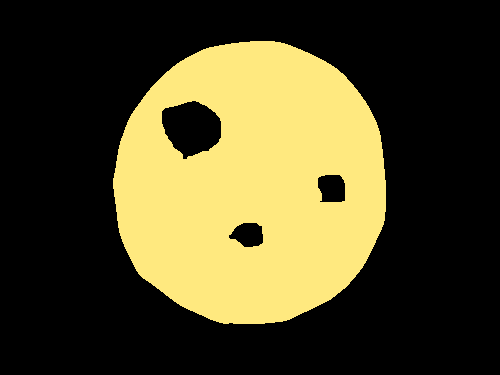
#> input picture resources/paint_test_3/template.png, 500 x 375 px, found by its file name
$ python pointPolygonTest.py   (older library calls are emulated)
#> lines starting #> are read from the running program, lines starting #| are printed output that depends on the picture; after the words box and inside, x2 and y2 are one past the last pixel; in counts of white or black regions, pixels touching at a corner belong together
### imgUtils/ImgLoader.py
import configparser
import cv2
from glob import glob
import configparser
from os.path import join


def __getImgPath__(configFile, parName):
    #  -- read parameters from config --
#> called with configFile = 'config.ini', parName = 'projectdir'
    config = configparser.ConfigParser()
    config.read(configFile)
    try:
        def configSectionMap(section):
            dict1 = {}
            options = config.options(section)
            for option in options:
                try:
                    dict1[option] = config.get(section, option)
                    if dict1[option] == -1:
                        print("skip: %s" % option)
                except:
                    print("exception on %s!" % option)
                    dict1[option] = None
            return dict1

        if (configSectionMap("default")[parName]) :
            return configSectionMap("default")[parName]
        else:
            return input('Input image dir path: ')

    # -- read parameters from input --
    except KeyError:
        return input('Input image dir path: ')
    except configparser.NoSectionError:
        return input('Input image dir path: ')
#> the answer given: resources/paint_test_3/template.png


# [43 lines left out: functions getImages, getNamedImages, not called in this run]

def getParamFromConfig(parName):
    imageDirPath = __getImgPath__('config.ini', parName)
    return imageDirPath

### pointPolygonTest.py
import cv2
import imgUtils.ImgLoader as iml
import numpy as np
import matplotlib.pyplot as plt
from segmentationQuality.yasnoff import Yasnoff
from segmentationQuality.yasnoff_moments import YasnoffMoments


project_dir = iml.getParamFromConfig('projectdir')

img_path = project_dir + '/resources/paint_test_3/template.png'
img = cv2.imread(img_path, 3)
#> img is the input picture: shape (375, 500, 3); mean B, G, R 39.2, 71.9, 78.7

height = img.shape[0]
#> height = 375
width = img.shape[1]
#> width = 500


gray = cv2.cvtColor(img, cv2.COLOR_BGR2GRAY)
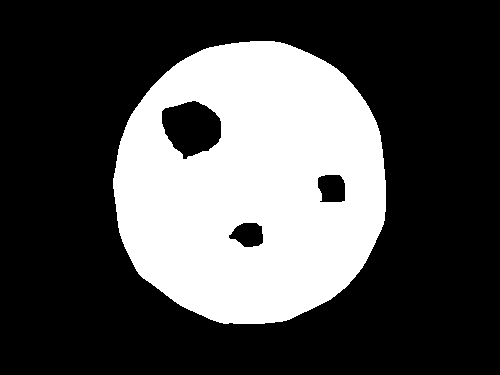
#> gray: shape (375, 500); values 0 (black) and 227 (white), 30.9% white; 1 white region
_, contours, _ = cv2.findContours(gray, cv2.RETR_TREE, cv2.CHAIN_APPROX_SIMPLE)
#> contours = 4 contours; box (x1, y1, x2, y2) and area: (113, 41, 386, 324) 61158, (161, 100, 222, 160) 2532, (317, 174, 346, 203) 698, (228, 222, 264, 248) 650
cnt = contours[0]
#> cnt = contour of 412 points, box (x1, y1, x2, y2) (113, 41, 386, 324), area 61158

for x in range(0, width):
    for y in range(0, height):

        dist = cv2.pointPolygonTest(cnt, (x, y), True)
        if dist > 0:
            img[y, x] = (dist, 0, 0)
        else:
            img[y, x] = (0, 0, abs(dist))
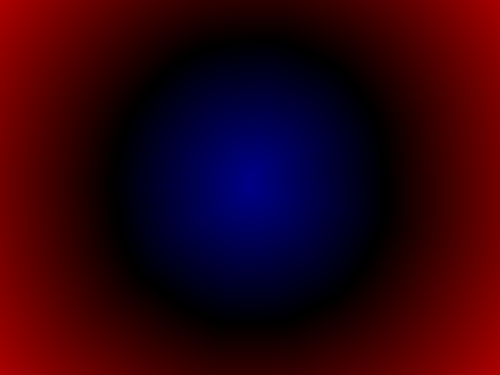
#> img: shape (375, 500, 3); mean B, G, R 14.9, 0, 43.9


cv2.drawContours(img, [cnt], -1, (255, 255, 255), 2)
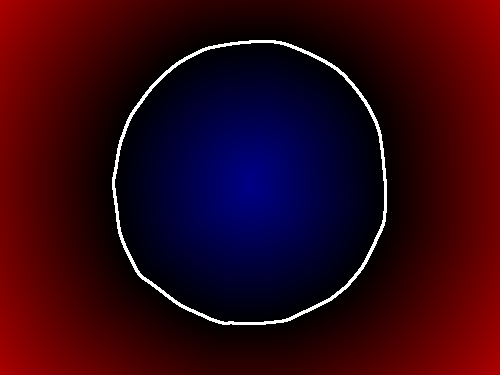
#> img: shape (375, 500, 3); 1.61% of pixels changed, all inside (x1, y1, x2, y2) = (112, 40, 387, 325)
cv2.imshow("img", img)
cv2.waitKey()
